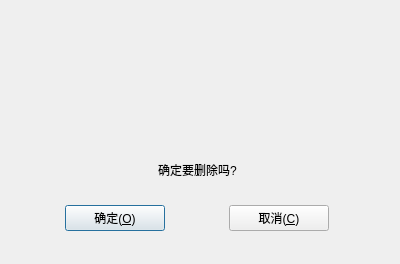
<?xml version="1.0" encoding="UTF-8"?>
<ui version="4.0">
 <class>frmMessageBox</class>
 <widget class="QDialog" name="frmMessageBox">
  <property name="geometry">
   <rect>
    <x>0</x>
    <y>0</y>
    <width>400</width>
    <height>264</height>
   </rect>
  </property>
  <property name="windowTitle">
   <string>提示</string>
  </property>
  <layout class="QVBoxLayout" name="verticalLayout">
   <property name="spacing">
    <number>0</number>
   </property>
   <property name="leftMargin">
    <number>0</number>
   </property>
   <property name="topMargin">
    <number>0</number>
   </property>
   <property name="rightMargin">
    <number>0</number>
   </property>
   <property name="bottomMargin">
    <number>0</number>
   </property>
   <item>
    <widget class="QWidget" name="widget_title" native="true">
     <property name="sizePolicy">
      <sizepolicy hsizetype="Preferred" vsizetype="Fixed">
       <horstretch>0</horstretch>
       <verstretch>0</verstretch>
      </sizepolicy>
     </property>
     <property name="minimumSize">
      <size>
       <width>100</width>
       <height>40</height>
      </size>
     </property>
     <layout class="QHBoxLayout" name="horizontalLayout_2">
      <property name="spacing">
       <number>0</number>
      </property>
      <property name="leftMargin">
       <number>0</number>
      </property>
      <property name="topMargin">
       <number>0</number>
      </property>
      <property name="rightMargin">
       <number>0</number>
      </property>
      <property name="bottomMargin">
       <number>0</number>
      </property>
     </layout>
    </widget>
   </item>
   <item>
    <widget class="QWidget" name="widget_main" native="true">
     <property name="styleSheet">
      <string notr="true">font: 11pt &quot;微软雅黑&quot;;</string>
     </property>
     <widget class="QWidget" name="">
      <property name="geometry">
       <rect>
        <x>7</x>
        <y>30</y>
        <width>381</width>
        <height>161</height>
       </rect>
      </property>
      <layout class="QVBoxLayout" name="verticalLayout_2">
       <item alignment="Qt::AlignHCenter">
        <widget class="QLabel" name="labIcoMain">
         <property name="minimumSize">
          <size>
           <width>64</width>
           <height>64</height>
          </size>
         </property>
         <property name="maximumSize">
          <size>
           <width>68</width>
           <height>68</height>
          </size>
         </property>
         <property name="styleSheet">
          <string notr="true">border-image: url(:/image/info.png);</string>
         </property>
         <property name="text">
          <string/>
         </property>
        </widget>
       </item>
       <item alignment="Qt::AlignHCenter">
        <widget class="QLabel" name="labInfo">
         <property name="text">
          <string>确定要删除吗?</string>
         </property>
         <property name="scaledContents">
          <bool>false</bool>
         </property>
         <property name="wordWrap">
          <bool>true</bool>
         </property>
        </widget>
       </item>
       <item>
        <layout class="QHBoxLayout" name="horizontalLayout_3">
         <item>
          <widget class="QPushButton" name="btnOk">
           <property name="maximumSize">
            <size>
             <width>100</width>
             <height>16777215</height>
            </size>
           </property>
           <property name="cursor">
            <cursorShape>PointingHandCursor</cursorShape>
           </property>
           <property name="focusPolicy">
            <enum>Qt::StrongFocus</enum>
           </property>
           <property name="styleSheet">
            <string notr="true"/>
           </property>
           <property name="text">
            <string>确定(&amp;O)</string>
           </property>
           <property name="icon">
            <iconset>
             <normaloff>:/image/update.png</normaloff>:/image/update.png</iconset>
           </property>
           <property name="iconSize">
            <size>
             <width>20</width>
             <height>20</height>
            </size>
           </property>
          </widget>
         </item>
         <item>
          <widget class="QPushButton" name="btnCancel">
           <property name="maximumSize">
            <size>
             <width>100</width>
             <height>16777215</height>
            </size>
           </property>
           <property name="cursor">
            <cursorShape>PointingHandCursor</cursorShape>
           </property>
           <property name="focusPolicy">
            <enum>Qt::StrongFocus</enum>
           </property>
           <property name="styleSheet">
            <string notr="true"/>
           </property>
           <property name="text">
            <string>取消(&amp;C)</string>
           </property>
           <property name="icon">
            <iconset>
             <normaloff>:/image/close.png</normaloff>:/image/close.png</iconset>
           </property>
           <property name="iconSize">
            <size>
             <width>20</width>
             <height>20</height>
            </size>
           </property>
          </widget>
         </item>
        </layout>
       </item>
      </layout>
     </widget>
    </widget>
   </item>
  </layout>
 </widget>
 <resources>
  <include location="tssmain.qrc"/>
 </resources>
 <connections/>
</ui>
